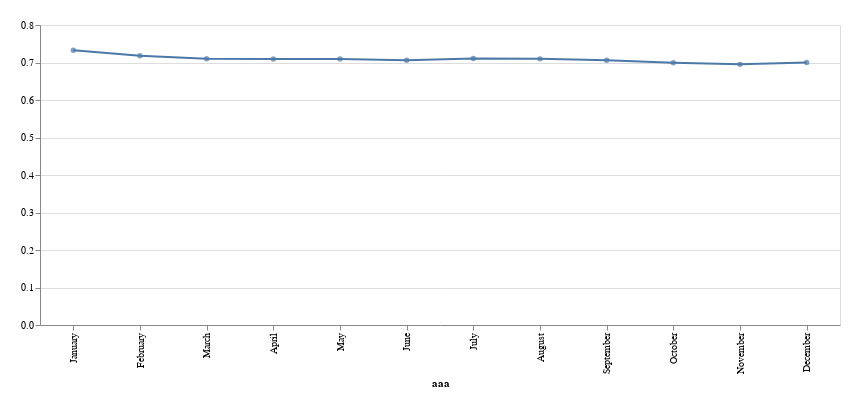

The notebook cell saved with this chart:
### Code cell
import altair as alt

ordered_months = ['January', 'February', 'March', 'April', 'May', 'June', 'July', 'August', 'September', 'October', 'November', 'December']

dropdown_year = alt.binding_select(
    options=data_reduced['year'].unique().tolist(),
    name='Escolha o ano '
)
year_param = alt.param(
    value=2017,
    bind=dropdown_year
)

dropdown_song = alt.binding_select(
    options=['energy', 'danceability', 'streams'],
    name='Escolha musica '
)
ycol_param = alt.param(
    value='energy',
    bind=dropdown_song
)

grafico = alt.Chart(data_reduced,  width=800, height=300).mark_line().encode(
    alt.X('month', type='nominal', title='aaa', sort=ordered_months),
    alt.Y('y', type='quantitative', title=''),
    # color='Origin:N'
).transform_calculate(
    y=f'datum[{ycol_param.name}]'

).transform_filter(
    # year_param
    alt.FieldEqualPredicate(field='year', equal=year_param)

).add_params(
    ycol_param,
    year_param

)

circulos = grafico.mark_circle()
(grafico + circulos).properties(padding=20)

### Figure 1 — Vega-Lite specification as saved in the notebook (floating-point values rounded to 4 significant figures)
{"config": {"view": {"continuousWidth": 300, "continuousHeight": 300}}, "layer": [{"mark": {"type": "line"}, "encoding": {"x": {"field": "month", "sort": ["January", "February", "March", "April", "May", "June", "July", "August", "September", "October", "November", "December"], "title": "aaa", "type": "nominal"}, "y": {"field": "y", "title": "", "type": "quantitative"}}, "transform": [{"calculate": "datum[param_2]", "as": "y"}, {"filter": {"equal": {"expr": "param_1"}, "field": "year"}}]}, {"mark": {"type": "circle"}, "encoding": {"x": {"field": "month", "sort": ["January", "February", "March", "April", "May", "June", "July", "August", "September", "October", "November", "December"], "title": "aaa", "type": "nominal"}, "y": {"field": "y", "title": "", "type": "quantitative"}}, "transform": [{"calculate": "datum[param_2]", "as": "y"}, {"filter": {"equal": {"expr": "param_1"}, "field": "year"}}]}], "data": {"name": "data-5fbd12aea847f39a3278f3699c461361"}, "height": 300, "padding": 20, "params": [{"name": "param_2", "bind": {"input": "select", "options": ["energy", "danceability", "streams"], "name": "Escolha musica "}, "value": "energy"}, {"name": "param_1", "bind": {"input": "select", "options": [2017, 2018, 2019], "name": "Escolha o ano "}, "value": 2017}], "width": 800, "$schema": "https://vega.github.io/schema/vega-lite/v5.15.1.json", "datasets": {"data-5fbd12aea847f39a3278f3699c461361": [{"month": "April", "year": 2017, "danceability": 0.6814, "energy": 0.7094, "streams": 258227772}, {"month": "April", "year": 2018, "danceability": 0.6814, "energy": 0.6939, "streams": 471285738}, {"month": "April", "year": 2019, "danceability": 0.6817, "energy": 0.693, "streams": 467657469}, {"month": "August", "year": 2017, "danceability": 0.6655, "energy": 0.7097, "streams": 309530787}, {"month": "August", "year": 2018, "danceability": 0.6782, "energy": 0.6985, "streams": 402686263}, {"month": "August", "year": 2019, "danceability": 0.6734, "energy": 0.7171, "streams": 388823813}, {"month": "December", "year": 2017, "danceability": 0.6883, "energy": 0.7001, "streams": 319715373}, {"month": "December", "year": 2018, "danceability": 0.6944, "energy": 0.7023, "streams": 429413965}, {"month": "December", "year": 2019, "danceability": 0.6688, "energy": 0.7075, "streams": 642135550}, {"month": "February", "year": 2017, "danceability": 0.6723, "energy": 0.7182, "streams": 253288458}, {"month": "February", "year": 2018, "danceability": 0.6932, "energy": 0.699, "streams": 332185872}, {"month": "February", "year": 2019, "danceability": 0.6906, "energy": 0.6973, "streams": 435444708}, {"month": "January", "year": 2017, "danceability": 0.6704, "energy": 0.7327, "streams": 311195086}, {"month": "January", "year": 2018, "danceability": 0.6924, "energy": 0.6977, "streams": 410596572}, {"month": "January", "year": 2019, "danceability": 0.692, "energy": 0.7088, "streams": 460882929}, {"month": "July", "year": 2017, "danceability": 0.6713, "energy": 0.7108, "streams": 377663511}, {"month": "July", "year": 2018, "danceability": 0.6808, "energy": 0.6915, "streams": 495177785}, {"month": "July", "year": 2019, "danceability": 0.6795, "energy": 0.7084, "streams": 473968834}, {"month": "June", "year": 2017, "danceability": 0.6793, "energy": 0.7058, "streams": 281188224}, {"month": "June", "year": 2018, "danceability": 0.6943, "energy": 0.6886, "streams": 356794820}, {"month": "June", "year": 2019, "danceability": 0.6775, "energy": 0.6962, "streams": 389562175}, {"month": "March", "year": 2017, "danceability": 0.6733, "energy": 0.7102, "streams": 263733779}, {"month": "March", "year": 2018, "danceability": 0.6925, "energy": 0.7024, "streams": 350066183}, {"month": "March", "year": 2019, "danceability": 0.6947, "energy": 0.6982, "streams": 380861433}, {"month": "May", "year": 2017, "danceability": 0.6786, "energy": 0.7096, "streams": 331377753}, {"month": "May", "year": 2018, "danceability": 0.6779, "energy": 0.7021, "streams": 371793766}, {"month": "May", "year": 2019, "danceability": 0.6774, "energy": 0.6825, "streams": 379766761}, {"month": "November", "year": 2017, "danceability": 0.6826, "energy": 0.695, "streams": 285746143}, {"month": "November", "year": 2018, "danceability": 0.6905, "energy": 0.6883, "streams": 412060690}, {"month": "November", "year": 2019, "danceability": 0.6734, "energy": 0.6957, "streams": 485532864}, {"month": "October", "year": 2017, "danceability": 0.6704, "energy": 0.6993, "streams": 352667295}, {"month": "October", "year": 2018, "danceability": 0.6853, "energy": 0.6974, "streams": 492546189}, {"month": "October", "year": 2019, "danceability": 0.6749, "energy": 0.6956, "streams": 476022283}, {"month": "September", "year": 2017, "danceability": 0.6685, "energy": 0.7062, "streams": 301459839}, {"month": "September", "year": 2018, "danceability": 0.683, "energy": 0.7043, "streams": 391425134}, {"month": "September", "year": 2019, "danceability": 0.6628, "energy": 0.7065, "streams": 573171384}]}}
